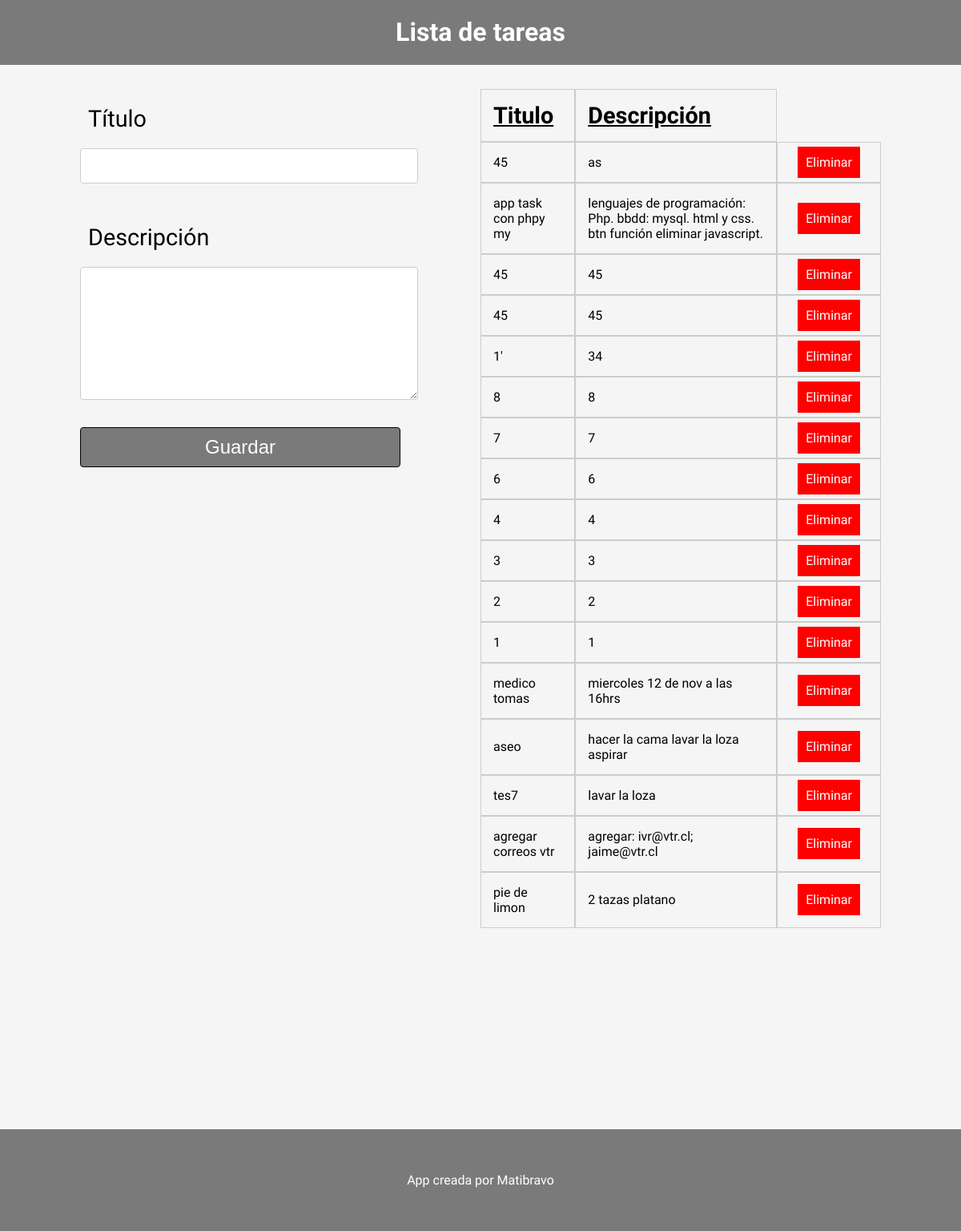
The page / on the database its author committed.
### tables this page shows
CREATE TABLE `task` (
  `id` int(11) NOT NULL,
  `title` varchar(20) NOT NULL,
  `description` text NOT NULL
);

### controller/task_controller.php (called while the page is built, shortened)
<?php
    class TaskController{
        public function __construct()
        {
            $this->model = new Task();
        }
        public function indexTask()
        {
            require_once './view/task_form.php';
        }
    }
?>

### core/connection.php (called while the page is built)
<?php
    class Connection{
        private $driver='mysql';
        private $host='localhost';
        private $dbname='todolist';
        private $charset='utf8';
        private $user='root';
        private $pass='';
        protected function conexion()
        {
            try {
                $pdo=new PDO("{$this->driver}:host={$this-> host};dbname={$this-> dbname};charset={$this-> charset}",$this->user,$this->pass);
                $pdo->setAttribute(PDO::ATTR_ERRMODE, PDO::ERRMODE_EXCEPTION);
                return $pdo;
            } catch (PDOException $e) {
                echo $e->getMessage();
            }
        }
   }
?>

### core/crud.php (called while the page is built, shortened)
<?php
    require_once 'connection.php';
    abstract class Crud extends Connection{
        private $table;
        private $pdo;
        public function __construct($table)
        {
            $this->table = $table;
            $this->pdo = parent::conexion();
        }
        public function getAll()
        {
            try {
                $stm = $this->pdo->prepare("SELECT * FROM $this->table ORDER BY id DESC");
                $stm->execute();
                return $stm->fetchAll(PDO::FETCH_OBJ);
            } catch(PDOException $e){
                echo $e->getMessage();
            }
        }
    }
?>

### view/task_form.php (the view, shortened to what this page needs)
<!DOCTYPE html>
<html lang="en">
<head>
    <link rel="stylesheet" href="./css/main.css">
</head>
<body>
        <header>
            <h1> Lista de tareas</h1>
        </header>
        <section>
            <div class="container">
                <div class="form">
                    <form name="valida_datos" action="index.php?controller=task&action=save" method="post">
                        <label for="title"> Título</label>
                        <input type="text" id="title_text" name="title">
                        <label for="description"> Descripción</label>
                        <textarea id="description_text" name="description" rows="8" cols="50" ></textarea>
                        <button type="button" id="btn_guardar">Guardar</button>
                    </form>
                </div>
                <div class="listas">
                    <table>
                        <tr class="filaTitle">
                            <?php
                                foreach(DATA_TASK as $key=>$value):
                            ?>
                            <td> <?php echo $value; ?> </td>
                            <?php endforeach; ?>
                        </tr>
                            <?php
                                foreach($this->model->getAll() as $task):
                            ?>
                        <tr>
                             <td> <?php echo $task->title; ?> </td>
                             <td> <?php echo $task->description; ?> </td>
                             <td> <a onclick="javascript:return confirm('Estás seguro de querer eliminar esta tarea?');" class="btn_eliminar"  href="index.php?controller=task&action=quit&id=<?php echo $task->id; ?>">Eliminar </a></td>
                        </tr>
                            <?php endforeach; ?>
                    </table>
                </div>
            </div>
        </section>
        <footer >
            <a href="https://cl.linkedin.com/in/matias-bravo-castro-98a3a36a" target="_blank" rel="noopener noreferrer">App creada por Matibravo</a>
        </footer>
</body>
</html>

### index.php (shortened to what this page needs)
<?php
    if (!isset($_REQUEST['controller'])){
    require_once './controller/task_controller.php';
    $controller = new TaskController();
    $controller->indexTask();
}
?>

### css/main.css (style rules this page uses)
body { margin: 0; padding: 0; background-color: whitesmoke; font-family: 'PT Sans Narrow', sans-serif; box-sizing: border-box; }
header { background-color: rgba(0, 0, 0, 0.5); color: white; display: flex; align-items: center; justify-content: center; margin-bottom: 30px; }
footer { background-color: rgba(0, 0, 0, 0.5); color: white; height: 10vh; margin-top: 30px; display: flex; align-items: center; justify-content: center; }
footer a { text-decoration: none; color: white; padding: 10px; }
table { width: 100%; border-spacing: 0; }
table tr,td { margin: 15px; padding: 15px; border: 1px solid #ccc; }
.filaTitle { font-size: 1.8em; font-weight: bold; text-decoration: underline; }
label { display: inline-block; font-size: 1.8em; padding: 10px 10px 10px 0px; margin: 10px; }
input, textarea { font-size: 1.2em; width: 100%; padding: 10px; border: 1px solid #ccc; border-radius: 4px; resize: vertical; margin-bottom: 30px; }
button { background-color: rgba(0, 0, 0, 0.5); border: 1px solid black; border-radius: 4px; padding: 10px 20px; color: white; width: 100%; cursor: pointer; font-size: 1.5em; margin-bottom: 30px; }
.container { display: grid; grid-template-columns: repeat(12, 1fr); height: 100vh; }
.form { grid-column: 2 / 6; }
.listas { grid-column: 7 / 12; overflow-y: scroll; }
table .btn_eliminar { width: 100%; background-color: red; color: white; padding: 10px; margin: 10px; height: 40%; text-decoration: none; }

### rows shown on the page
task: title "45", description "as"
task: title "app task con phpy my", description "lenguajes de programación: Php. bbdd: mysql. html y css. btn función eliminar javascript."
task: title "45", description "45"
task: title "45", description "45"
task: title "1'", description "34"
task: title "8", description "8"
task: title "7", description "7"
task: title "6", description "6"
task: title "4", description "4"
task: title "3", description "3"
task: title "2", description "2"
task: title "1", description "1"
task: title "medico tomas", description "miercoles 12 de nov a las 16hrs"
task: title "aseo", description "hacer la cama lavar la loza aspirar"
task: title "tes7", description "lavar la loza"
task: title "agregar correos vtr", description "agregar: ivr@vtr.cl; jaime@vtr.cl"
task: title "pie de limon", description "2 tazas platano"

### other values the page prints
$value "Titulo"
$value "Descripción"
